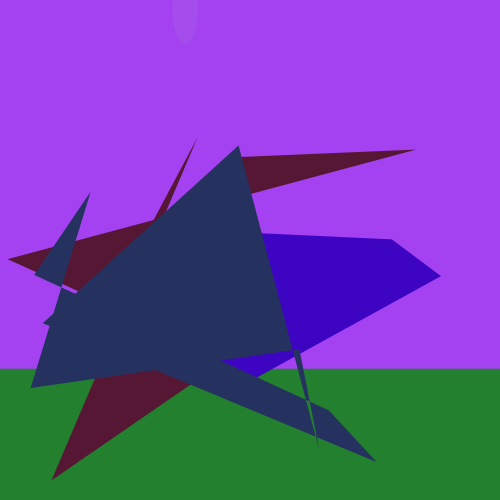
Frame 1 (no input)
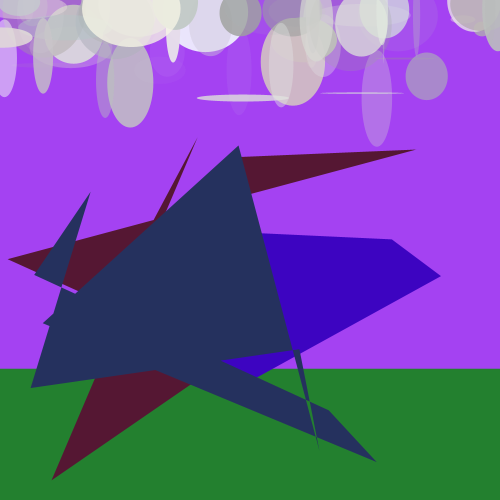
Frame 60 (the mouse pressed at the canvas centre just before this capture)
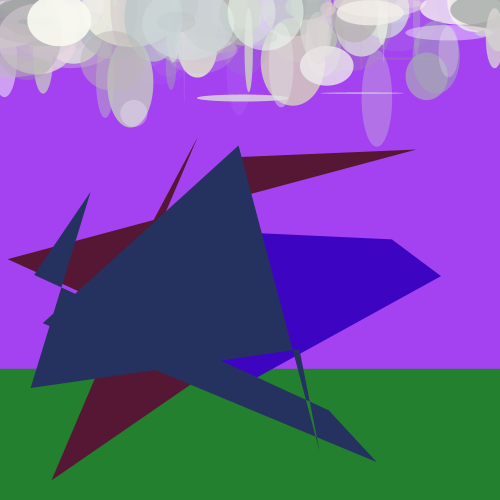
Frame 120 (the mouse held since frame 60 and released just before this capture)

The Processing sketch that drew these frames (run headless with seeded random() and noise(); from frame 60 on, the mouse is pressed at the canvas centre):

// Processing sketch: processing_90864
// ── processing_90864.pde


float backr;
float backg;
float backb;

float groundr;
float groundg;
float groundb;
float groundstart;

//clouds (vacillate in function)
float cloudStart;
float cloudx;
float cloudy;
float cloudwidth;
float cloudheight;
float cloudcol;
float cloudtrans;
float cloudR;
float cloudRvar;
float cloudG;
float cloudGvar;
float cloudB;
float cloudBvar;

//landscape attributes (vacillate in function)
float numVerts;
float shapeR;
float shapeG;
float shapeB;
float shapeVertx;
float shapeVerty;

void setup(){
size(500, 500);

//setup background
backr = random(0, 255);
backg = random(0, 255);
backb = random(0, 255);

//setup ground
groundr = random(0, 150);
groundg = random(0, 150);
groundb = random(0, 150);
groundstart = random(300, 450);

//setup landscape
background(backr, backg, backb);
fill(groundr, groundg, groundb);
noStroke();
rect(0, groundstart, 500, (500-groundstart));

//constructing objects
noStroke();
for (int a = 0; a < 3; a++) {
  numVerts = random(3, 10);
  shapeR = random(0, 255);
  shapeG = random(0, 255);
  shapeB = random(0, 255);
  fill(shapeR, shapeG, shapeB);
  beginShape();
    for (int b = 0; b < numVerts; b++) {
      shapeVertx = random(0, 500);
      shapeVerty = random(500-groundstart, 500);
      vertex(shapeVertx, shapeVerty);
    }
  endShape();
}

}

void draw(){
smooth();

//creating clouds
cloudStart = random(0, groundstart-250);
cloudx = random(0, 500);
cloudy = random(0, cloudStart);
cloudwidth = random(0, 100);
cloudheight = random(0, 100);
cloudcol = random(150, 255);
cloudRvar = random(-10, 10);
cloudGvar = random(-10, 10);
cloudBvar = random(-10, 10);
cloudR = cloudcol + cloudRvar;
cloudG = cloudcol + cloudGvar;
cloudB = cloudcol + cloudBvar;
cloudtrans = random(0, 255);

fill(cloudR, cloudG, cloudB, cloudtrans);
ellipse(cloudx, cloudy, cloudwidth, cloudheight);

}
